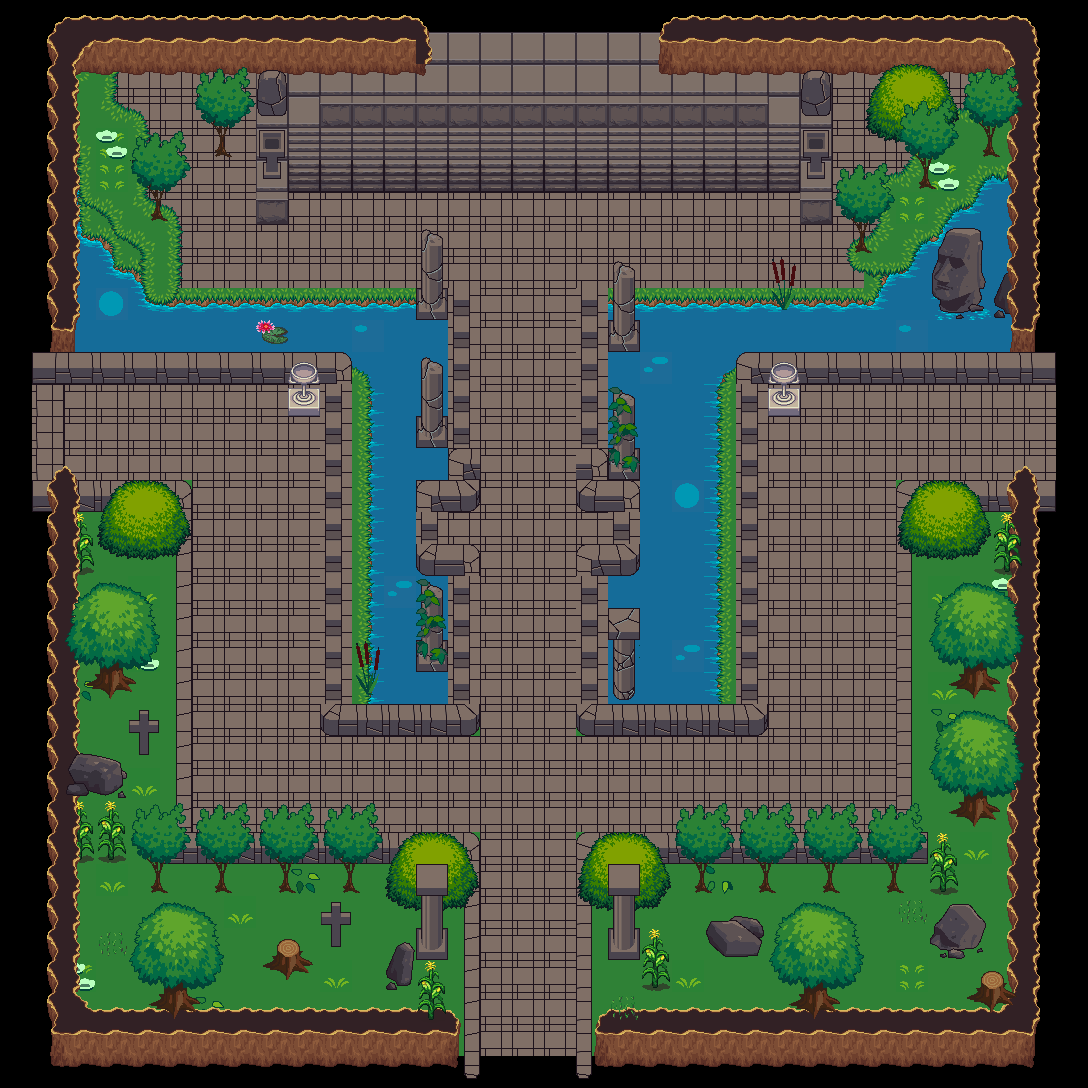

This game map was drawn from its Tiled (.tmx) file and the tilesets committed beside it. A one-line description and the trimmed map source follow:
An orthogonal 34x34 tile map with 32x32 px tiles, 7 tile layers (background, river, road, road details, ...) and 81 objects.

<map version="1.4" tiledversion="1.4.3" orientation="orthogonal" renderorder="right-down" width="34" height="34" tilewidth="32" tileheight="32" infinite="0" nextlayerid="12" nextobjectid="87">
 <tileset firstgid="1" source="klipartz.com.tsx" />
 <layer id="1" name="background" width="34" height="34">
  <data>[1156 cells, 902 non-empty, 2 distinct tile ids]</data>
 </layer>
 <layer id="4" name="river" width="34" height="34">
  <data>[1156 cells, 201 non-empty, 13 distinct tile ids]</data>
 </layer>
 <layer id="2" name="road" width="34" height="34">
  <data>[1156 cells, 518 non-empty, 12 distinct tile ids]</data>
 </layer>
 <layer id="3" name="road details" width="34" height="34">
  <data>[1156 cells, 281 non-empty, 52 distinct tile ids]</data>
 </layer>
 <layer id="9" name="walls" width="34" height="34">
  <data>[1156 cells, 222 non-empty, 16 distinct tile ids]</data>
 </layer>
 <layer id="6" name="ground" width="34" height="34">
  <data>[1156 cells, 41 non-empty, 16 distinct tile ids]</data>
 </layer>
 <objectgroup id="7" name="exits">
  <object id="1" x="492.167" y="995.833" width="74.5" height="42.3333" />
  <object id="2" x="1001.5" y="395" width="10" height="70" />
  <object id="3" x="73.8333" y="395.583" width="13.5" height="69.5833" />
  <object id="4" x="430" y="45.6667" width="227" height="11.3333" />
 </objectgroup>
 <objectgroup id="8" name="collisions">
  <object id="5" x="219.083" y="115.75" width="6.58333" height="41" />
  <object id="6" x="154.5" y="192.25" width="6.75" height="28.5" />
  <object id="7" x="88.75" y="129" width="8" height="26.5" />
  <object id="8" x="858.182" y="225.273" width="7.45455" height="26.9091" />
  <object id="9" x="920.727" y="159.818" width="7.81818" height="26.9091" />
  <object id="10" x="984.909" y="127.273" width="8.54545" height="28.9091" />
  <object id="11" x="891.818" y="76.3636" width="45.6364" height="56.3636" />
  <object id="12" x="800.364" y="161.636" width="33.0909" height="63.0909" />
  <object id="13" x="799.455" y="64.5455" width="33.2727" height="100.545" />
  <object id="14" x="256.667" y="65.3333" width="32.3333" height="159.667" />
  <object id="15" x="416.333" y="288.333" width="63.6667" height="31" />
  <object id="16" x="446.333" y="288" width="33.3333" height="158.667" />
  <object id="17" x="415.333" y="415" width="65" height="33.6667" />
  <object id="18" x="446.333" y="417.333" width="33.6667" height="95" />
  <object id="19" x="416.667" y="480.333" width="62.3333" height="31" />
  <object id="20" x="416" y="481.333" width="26.6667" height="91.3333" />
  <object id="21" x="417" y="541.667" width="62.3333" height="33" />
  <object id="22" x="446.333" y="543" width="33.3333" height="193.667" />
  <object id="23" x="322" y="703" width="156.75" height="34" />
  <object id="24" x="318.667" y="352.667" width="35.3333" height="374" />
  <object id="25" x="288.5" y="388.125" width="32.125" height="27.375" />
  <object id="26" x="64" y="351" width="278.333" height="33" />
  <object id="27" x="64.6667" y="479" width="127.667" height="34.3333" />
  <object id="28" x="171" y="483.333" width="25.6667" height="378" />
  <object id="29" x="153.875" y="867.375" width="6.75" height="23.875" />
  <object id="30" x="218" y="867.75" width="6.875" height="23.375" />
  <object id="31" x="282.75" y="868.75" width="6.125" height="23.25" />
  <object id="32" x="346.364" y="867.455" width="8.90909" height="26" />
  <object id="33" x="174" y="827.667" width="307.667" height="37.3333" />
  <object id="34" x="459.333" y="829" width="22.6667" height="198.667" />
  <object id="35" x="576.333" y="831.333" width="16.3333" height="192" />
  <object id="36" x="576" y="829" width="354.5" height="39" />
  <object id="37" x="896" y="479" width="25" height="357.5" />
  <object id="38" x="897.333" y="479.333" width="126.667" height="40" />
  <object id="39" x="579.5" y="287" width="31" height="219.5" />
  <object id="40" x="576.5" y="444.5" width="63.5" height="64" />
  <object id="41" x="614.5" y="482.5" width="25" height="94.5" />
  <object id="42" x="577" y="543.667" width="59.3333" height="32" />
  <object id="43" x="577.667" y="544.667" width="32.6667" height="189.333" />
  <object id="44" x="578.333" y="701.667" width="189" height="34.3333" />
  <object id="45" x="737.333" y="356.667" width="28.6667" height="366" />
  <object id="46" x="768" y="388" width="33.2727" height="29.6364" />
  <object id="47" x="739.5" y="351.5" width="284.5" height="37" />
  <object id="48" x="66" y="174.5" width="17.5" height="101" />
  <object id="49" x="73.5" y="238.5" width="33" height="45" />
  <object id="50" x="101.5" y="266.5" width="40.5" height="39.5" />
  <object id="51" x="133.5" y="300.5" width="313.5" height="18" />
  <object id="52" x="415.5" y="286.5" width="31.5" height="34.5" />
  <object id="53" x="612.5" y="294" width="262.5" height="23.5" />
  <object id="54" x="881" y="275" width="39" height="31" />
  <object id="55" x="915.5" y="245.5" width="22" height="54" />
  <object id="56" x="982" y="177.5" width="45" height="26" />
  <object id="57" x="950" y="207" width="51" height="22.5" />
  <object id="58" x="939" y="221.5" width="33" height="47.5" />
  <object id="59" x="698.5" y="865.75" width="6.75" height="26.75" />
  <object id="60" x="762.25" y="864.5" width="7.25" height="25.75" />
  <object id="61" x="826.25" y="865.5" width="9" height="27" />
  <object id="62" x="886.5" y="860.25" width="11.5" height="31.5" />
  <object id="64" x="46.6666" y="25.3334" width="32" height="1048" />
  <object id="65" x="48" y="12" width="381.334" height="62.6666" />
  <object id="66" x="656.667" y="11.3333" width="376" height="60.6667" />
  <object id="68" x="1006.33" y="14" width="36" height="1058" />
  <object id="69" x="48" y="997.333" width="1.33333" />
  <object id="71" x="52" y="1008" width="990.667" height="60" />
  <object id="72" x="355.333" y="1.33333" width="397.333" height="50" />
  <object id="85" x="835.5" y="211.5" width="62" height="9" />
  <object id="86" x="897.5" y="220.5" width="8.5" height="56.5" />
 </objectgroup>
 <objectgroup id="10" name="enemies">
  <object id="73" x="220" y="405.333" width="26.6667" height="28" />
  <object id="74" x="210.667" y="785.333" />
  <object id="75" x="528" y="788" />
  <object id="78" x="576.667" y="525.333" />
  <object id="79" x="475.333" y="526.667" />
  <object id="80" x="842.667" y="409.333" />
  <object id="81" x="218.667" y="208" />
  <object id="82" x="726.667" y="232" />
 </objectgroup>
 <objectgroup id="11" name="itemSpawnPoint">
  <object id="83" x="172.5" y="217" width="14" height="16" />
  <object id="84" x="834" y="236" width="16" height="13" />
 </objectgroup>
 <layer id="5" name="foreground" width="34" height="34">
  <data>[1156 cells, 244 non-empty, 64 distinct tile ids]</data>
 </layer>
</map>
